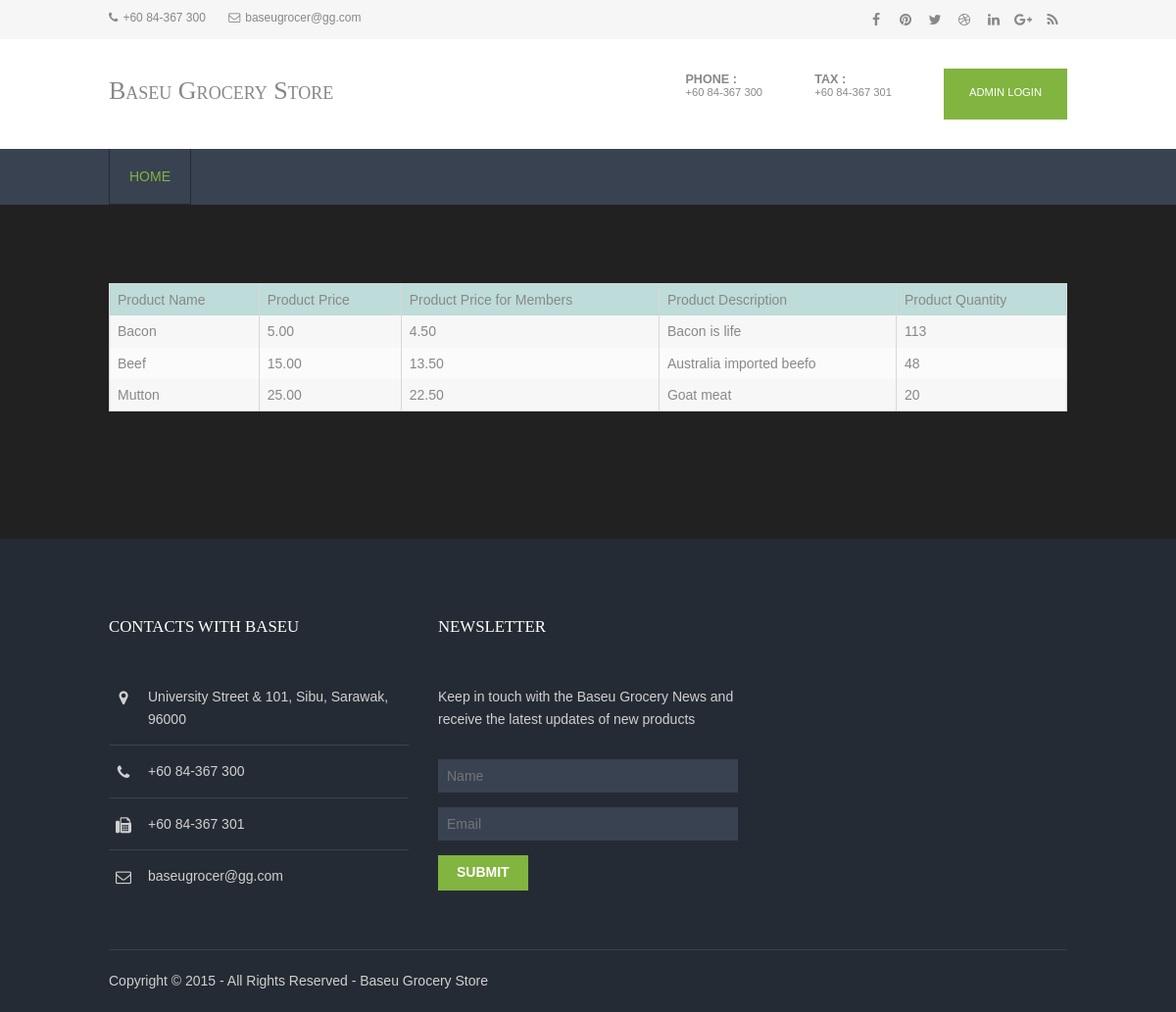
Screenshot of /product_meat.php with the database file from the repository.
### tables this page shows
CREATE TABLE `products` (
  `pro_id` int(11) NOT NULL,
  `pro_name` varchar(255) NOT NULL,
  `pro_price` decimal(15,2) NOT NULL,
  `pro_mem_price` decimal(15,2) DEFAULT NULL,
  `pro_description` text NOT NULL,
  `quantity` int(11) DEFAULT NULL,
  `pro_type` varchar(255) NOT NULL
);

### product_meat.php (the view, shortened to what this page needs)
<?php
require('includes/config.php');
$result = $db->query("SELECT pro_name, pro_price, pro_mem_price, pro_description, quantity FROM products WHERE pro_type like 'Meat';");
?>
<!DOCTYPE html>
<html>
<head>
<link href="layout/styles/layout.css" rel="stylesheet" type="text/css" media="all">
</head>
<body background="images/bg.jpg" id="top">
<div class="wrapper row0">
  <div id="topbar" class="hoc clear">
    <div class="fl_left">
      <ul class="nospace inline pushright">
        <li><i class="fa fa-phone"></i>+60 84-367 300</li>
        <li><i class="fa fa-envelope-o"></i>baseugrocer@gg.com</li>
      </ul>
    </div>
    <div class="fl_right">
      <ul class="faico clear">
        <li><a class="faicon-facebook" href="#"><i class="fa fa-facebook"></i></a></li>
        <li><a class="faicon-pinterest" href="#"><i class="fa fa-pinterest"></i></a></li>
        <li><a class="faicon-twitter" href="#"><i class="fa fa-twitter"></i></a></li>
        <li><a class="faicon-dribble" href="#"><i class="fa fa-dribbble"></i></a></li>
        <li><a class="faicon-linkedin" href="#"><i class="fa fa-linkedin"></i></a></li>
        <li><a class="faicon-google-plus" href="#"><i class="fa fa-google-plus"></i></a></li>
        <li><a class="faicon-rss" href="#"><i class="fa fa-rss"></i></a></li>
      </ul>
    </div>
  </div>
</div>
<div class="wrapper row1">
  <header id="header" class="hoc clear">
    <div id="logo" class="fl_left">
      <h1><a href="index.html">Baseu Grocery Store</a></h1>
    </div>
    <div id="quickinfo" class="fl_right">
      <ul class="nospace inline">
        <li><strong>Phone :</strong><br> +60 84-367 300</li>
        <li><strong>Tax :</strong><br> +60 84-367 301</li>
        <li><a class="btn" href="login.php">Admin Login</a></li>
      </ul>
    </div>
  </header>
</div>
<div class="wrapper row2">
  <nav id="mainav" class="hoc clear">
    <ul class="clear">
      <li class="active"><a href="index.html">Home</a></li>
    </ul>
  </nav>
</div>
<div class="wrapper row3" style="background-color : light-grey;" >
  <main class="hoc container clear">
    <div class="content">
      <div id="gallery">
        <table width='80%' border=0 >
        <tr style="background-color : #BEDCD9;">
          <td>Product Name</td>
          <td>Product Price</td>
          <td>Product Price for Members</td>
          <td>Product Description</td>
          <td>Product Quantity</td>
        </tr>
        <?php
        while($row = $result->fetch(PDO::FETCH_ASSOC)) {
          echo "<tr>";
          echo "<td>".$row['pro_name']."</td>";
          echo "<td>".$row['pro_price']."</td>";
          echo "<td>".$row['pro_mem_price']."</td>";
          echo "<td>".$row['pro_description']."</td>";
          echo "<td>".$row['quantity']."</td>";
        }
        ?>
        </table>
      </div>
    </div>
  </main>
</div>
<div class="wrapper row4">
  <footer id="footer" class="hoc clear">
    <div class="one_third first">
      <h6 class="title">Contacts with Baseu</h6>
      <ul class="nospace linklist contact">
        <li><i class="fa fa-map-marker"></i>
          <address>
          University Street &amp; 101, Sibu, Sarawak, 96000
          </address>
        </li>
        <li><i class="fa fa-phone"></i> +60 84-367 300<br></li>
        <li><i class="fa fa-fax"></i> +60 84-367 301</li>
        <li><i class="fa fa-envelope-o"></i> baseugrocer@gg.com</li>
      </ul>
    </div>
    <div class="one_third">
      <h6 class="title">Newsletter</h6>
      <p class="btmspace-30">Keep in touch with the Baseu Grocery News and receive the latest updates of new products</p>
      <form method="post" action="#">
        <fieldset>
          <input class="btmspace-15" type="text" value="" placeholder="Name">
          <input class="btmspace-15" type="text" value="" placeholder="Email">
          <button type="submit" value="submit">Submit</button>
        </fieldset>
      </form>
    </div>
  </footer>
</div>
<div class="wrapper row5">
  <div id="copyright" class="hoc clear">
    <p class="fl_left">Copyright &copy; 2015 - All Rights Reserved - <a href="#">Baseu Grocery Store</a></p>
  </div>
</div>
</body>
</html>

### layout/styles/layout.css (style rules this page uses)
#topbar { padding:5px 0; font-size:12px; }
#topbar .fl_left { margin-top:4px; }
#topbar .fl_left .inline > li i { margin:0 5px 0 0; line-height:normal; }
#topbar .faico li { margin:0; }
#header { padding:30px 0; }
#header #logo { margin-top:8px; font-variant:small-caps; }
#header #logo h1 { margin:0; padding:0; font-size:26px; }
#header #quickinfo { font-size:.8rem; text-transform:uppercase; }
#header #quickinfo li { margin-right:50px; }
#header #quickinfo li:last-child { margin-right:0; }
#header #quickinfo strong { display:block; margin:0 0 -5px 0; padding:0; font-size:.9rem; }
.container { padding:80px 0; }
#footer { padding:80px 0 60px; }
#footer .title { margin:0 0 50px 0; padding:0; font-size:1.2rem; text-transform:uppercase; }
#footer .linklist li { display:block; margin-bottom:15px; padding:0 0 15px 0; border-bottom:1px solid; }
#footer .linklist li:last-child { margin:0; padding:0; border:none; }
#footer .linklist li::before, #footer .linklist li::after { display:table; content:""; }
#footer .linklist li, #footer .linklist li::after { clear:both; }
#footer .contact.linklist li, #footer .contact.linklist li:last-child { position:relative; padding-left:40px; }
#footer .contact li * { margin:0; padding:0; line-height:1.6; }
#footer .contact li i { display:block; position:absolute; top:0; left:0; width:30px; font-size:16px; text-align:center; }
#footer input, #footer button { border:1px solid; }
#footer input { display:block; width:100%; padding:8px; }
#footer button { padding:8px 18px 10px; text-transform:uppercase; font-weight:700; cursor:pointer; }
#copyright { padding:20px 0; border-top:1px solid; }
#copyright * { margin:0; padding:0; }
*, *::before, *::after { transition:all .3s ease-in-out; }
nav ul, nav ol { margin:0; padding:0; list-style:none; }
#mainav, #breadcrumb, .sidebar nav { line-height:normal; }
#mainav li { display:block; position:relative; float:left; margin:0; padding:0; text-transform:uppercase; }
#mainav li:last-child { margin-right:0; }
#mainav ul.clear { border:solid; border-width:0 0 0 1px; }
#mainav li a { display:block; padding:20px; border:solid; border-width:0 1px 1px 0; border-collapse:collapse; }
table, th, td { border:1px solid; border-collapse:collapse; vertical-align:top; }
table, th { table-layout:auto; }
table { width:100%; margin-bottom:15px; }
th, td { padding:5px 8px; }
td { border-width:0 1px; }
#gallery { display:block; width:100%; margin-bottom:50px; }
.faico { margin:0; padding:0; list-style:none; }
.faico li { display:inline-block; float:left; margin:0 2px 0 0; padding:0; line-height:normal; }
.faico li:last-child { margin-right:0; }
.faico a { display:inline-block; width:30px; height:30px; line-height:30px; font-size:14px; text-align:center; }
.faico a { color:inherit; background-color:transparent; }
body { color:#888888; background-color:#252B34; }
a { color:#82B440; }
.btn, .btn.inverse:hover { color:#FFFFFF; background-color:#82B440; border-color:#82B440; }
.row0 { color:#888888; background-color:#F6F6F6; }
.row1 { color:#888888; background-color:#FFFFFF; }
.row2, .row2 a { color:#FFFFFF; background-color:#394251; }
.row3 { color:#888888; background-color:#212121; }
.row4 { color:#D0D0D0; background-color:#252B34; }
.row5, .row5 a { color:#D0D0D0; background-color:#252B34; }
#header #logo * { color:inherit; }
#footer .title { color:#FFFFFF; }
#footer .linklist li { border-color:#394251; }
#footer input, #footer button { border-color:transparent; }
#footer input { color:#FFFFFF; background-color:#394251; }
#footer button { color:#FFFFFF; background-color:#82B440; }
#copyright { border-color:#394251; }
#mainav ul.clear { border-color:#252B34; }
#mainav li a { color:inherit; background-color:inherit; border-color:#252B34; }
#mainav .active a, #mainav a:hover, #mainav li:hover > a { color:#82B440; background-color:inherit; }
table, th, td, #comments .avatar, #comments input, #comments textarea { border-color:#D7D7D7; }
tr, #comments li, #comments input[type="submit"], #comments input[type="reset"] { color:inherit; background-color:#FBFBFB; }
tr:nth-child(even), #comments li:nth-child(even) { color:inherit; background-color:#F7F7F7; }
@media screen and (min-width:978px) { .hoc { max-width:978px; } }

### rows the page displays
products: pro_name "Bacon", pro_price "5.00", pro_mem_price "4.50", pro_description "Bacon is life", quantity "113"
products: pro_name "Beef", pro_price "15.00", pro_mem_price "13.50", pro_description "Australia imported beefo", quantity "48"
products: pro_name "Mutton", pro_price "25.00", pro_mem_price "22.50", pro_description "Goat meat", quantity "20"
